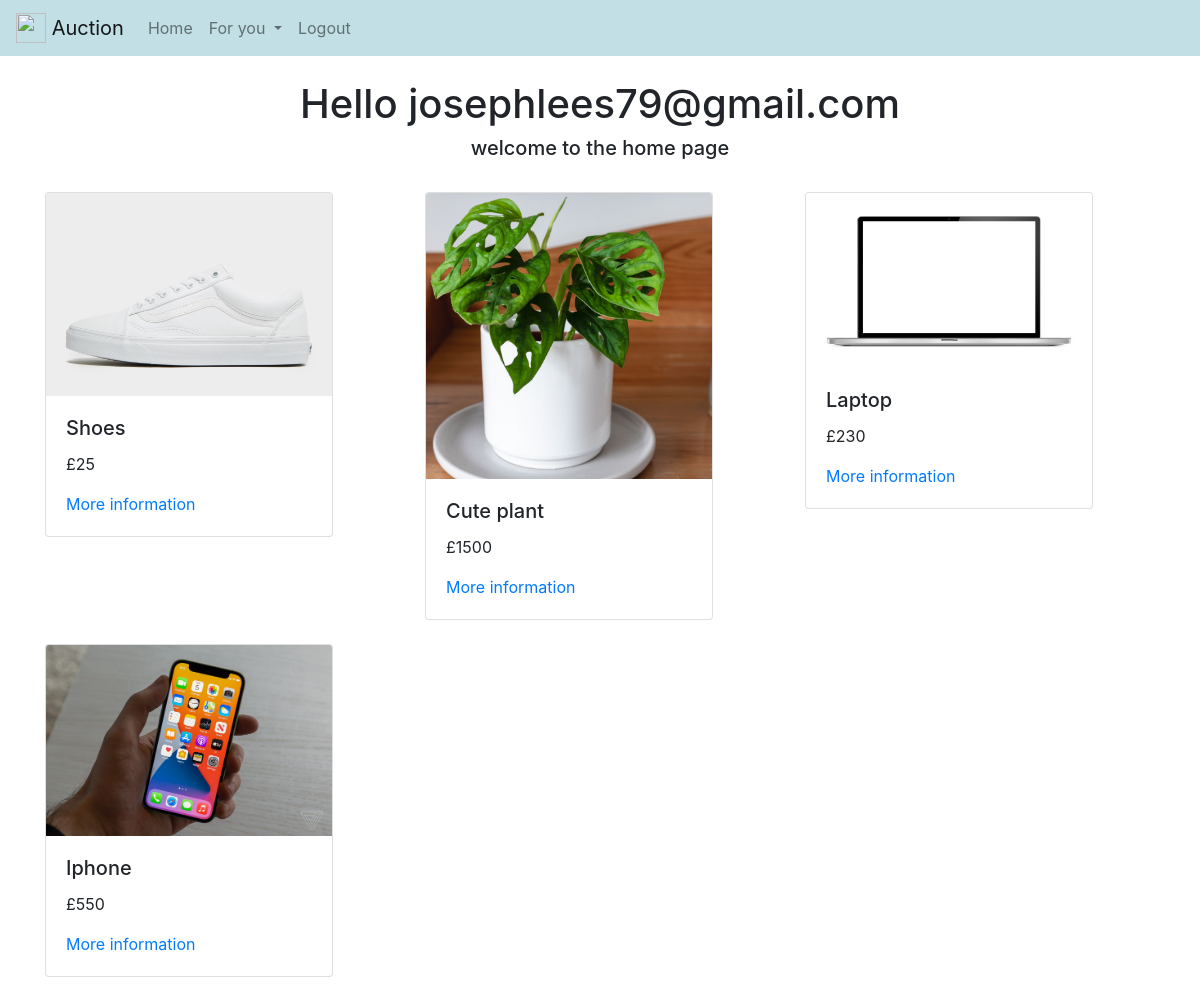
Screenshot of / (signed in) with the database file from the repository.
### auction/database_models.py (models this page shows)
class User(db.Model, UserMixin): # creates each user in the database
    id = db.Column(db.Integer, primary_key=True) # primary key id number
    email = db.Column(db.String(150)) # max email length 150 characters
    password = db.Column(db.String(150))
    username = db.Column(db.String(150))
    items = db.relationship('Item') # a list of all the items a user owns

class Item(db.Model): # class that stores info about each item on the system
    item_id = db.Column(db.Integer, primary_key=True) # primary key id number
    item_name = db.Column(db.String(150))
    description = db.Column(db.String(500))
    start_bid = db.Column(db.Integer)
    item_image = db.Column(db.Text())
    date = db.Column(db.DateTime(timezone=True), default=func.now()) # defaults the datetime to now
    user_id = db.Column(db.Integer, db.ForeignKey('user.id')) # must pass a valid id of an existing user to this object, 1 to many

### auction/routes.py (the view)
@routes.route("/", methods=['GET', 'POST'])
@login_required # requires the user to be logged in to access
def home_page():
    items = Item.query.all() # gets all rows of items
    return render_template("home_page.html", items=items, user=current_user, extensions=ALLOWED_EXTENSIONS) # sends items to the html and keeps track of login status

### auction/templates/home_page.html
{% extends "base.html"%}
{% block body %}
<h1 align="center">Hello {{user.username}}</h1>
<h5 align="center">welcome to the home page</h5>
<br/>
<div class="row">
  {% for item in items %}
    <div class="col-12 col-md-6 col-lg-4 mb-4">
      <div class="card" style="width: 18rem;">
        <img class="card-img-top" src="/static/images/{{item.item_id}}.jpg">
        <div class="card-body">
          <h5 class="card-title">{{item.item_name}}</h5>
          <p class="card-text">£{{item.start_bid}}</p>
          <a href="#">More information</a>
        </div>
      </div>
    </div>
  {% endfor %}
</div>
{% endblock %}

### auction/templates/base.html (shortened to what this page needs)
<!DOCTYPE html>
<html lang="en">
  <head>
    <link
      rel="stylesheet"
      href="https://stackpath.bootstrapcdn.com/bootstrap/4.4.1/css/bootstrap.min.css"
    />
    <link
      rel="stylesheet"
      href="https://stackpath.bootstrapcdn.com/font-awesome/4.7.0/css/font-awesome.min.css"
    />
  </head>
  <body>
    <nav class="navbar navbar-expand-lg navbar-light" style="background-color: #C1DFE5;">
      <a class="navbar-brand" href="/">
        <img src="https://mars-fortune.codio-box.uk/auction/static/favicon.ico" width="30" height="30" class="d-inline-block align-top" alt="">
        Auction
      </a>
      <div class="collapse navbar-collapse" id="navbar">
        <div class="navbar-nav">
          {% if user.is_authenticated %}
          <a class="nav-item nav-link" id="home" href="/">Home</a>
          <li class="nav-item dropdown">
            <a class="nav-link dropdown-toggle" href="#" id="navbarDropdownMenuLink" data-toggle="dropdown" aria-haspopup="true" aria-expanded="false">
              For you
            </a>
          </li>
          <a class="nav-item nav-link" id="logout" href="/logout">Logout</a>
          {% else %}
          <a class="nav-item nav-link" id="login" href="/login">Login</a>
          <a class="nav-item nav-link" id="register" href="/register">Register</a>
          {% endif %}
        </div>
      </div>
    </nav>
    <br/>
    <div class="container">{% block body %} {% endblock %}</div>
  </body>
</html>

### rows the page displays
User: username "josephlees79@gmail.com"
Item: shows a picture, item_name "Shoes", start_bid "25"
Item: shows a picture, item_name "Cute plant", start_bid "1500"
Item: shows a picture, item_name "Laptop", start_bid "230"
Item: shows a picture, item_name "Iphone", start_bid "550"
